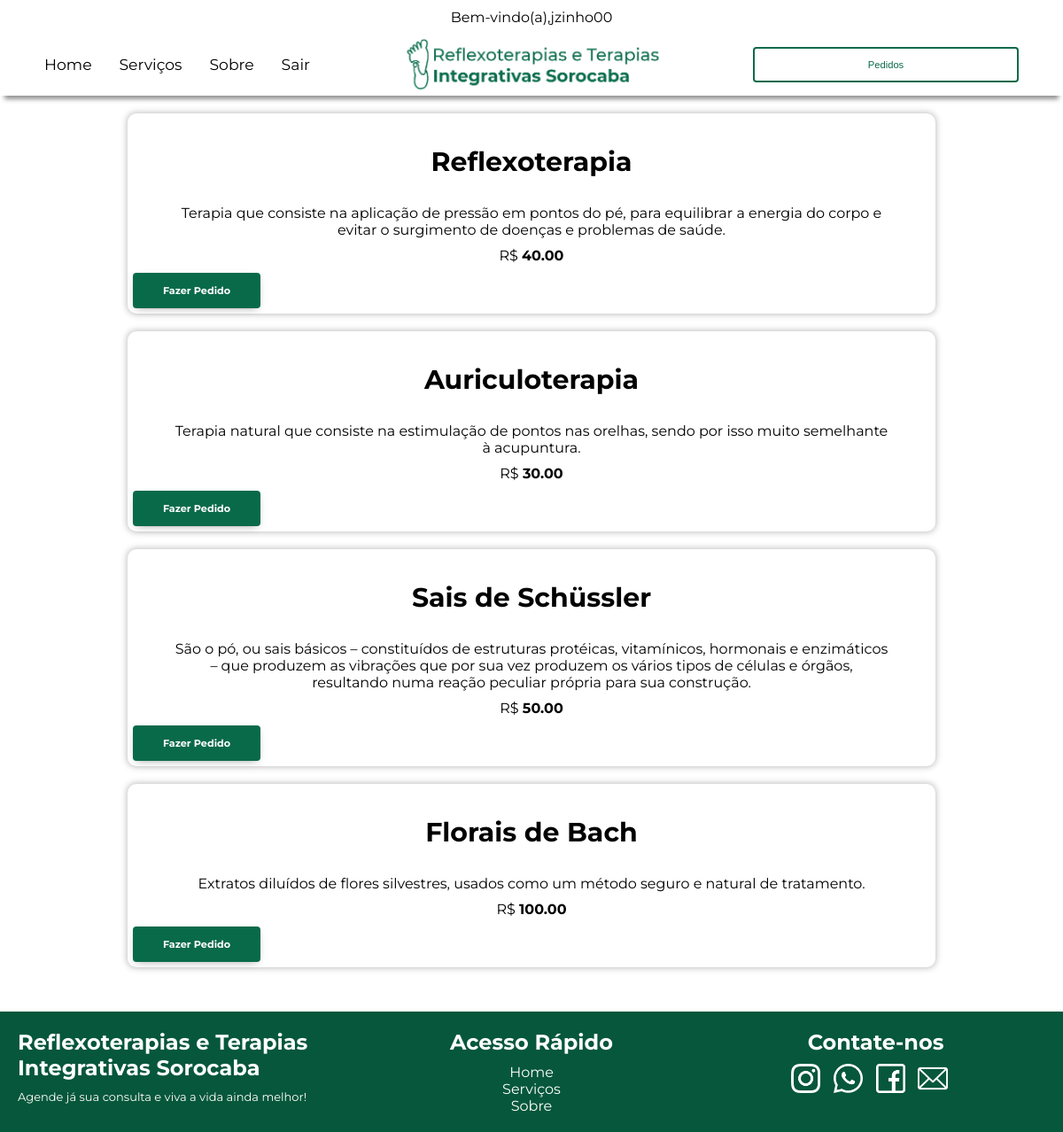
The app's page /servicos.php (signed in) with its own data.
### tables this page shows
CREATE TABLE `servicos` (
  `id_servico` int(11) NOT NULL,
  `nomeServico` varchar(255) NOT NULL,
  `descricao` text NOT NULL,
  `valor` decimal(7,2) NOT NULL
);

### servicos.php (the view, shortened to what this page needs)
<?php
include_once('script/conexao.php');
if (isset($_SESSION['user'])){
echo "<p>Bem-vindo(a),".$_SESSION['user']."</p>";
};
?>
<!DOCTYPE html>
<html lang="pt-br">
<head>
    <link rel="stylesheet" href="style/style.css">
</head>
<body>
<nav>
        <ul class="menu">
           <li><a href='index.php'>Home</a></li>
           <li><a href="servicos.php">Serviços</a></li>
           <li><a href='sobre.php'>Sobre</a></li>
           <?php
            if(isset($_SESSION['user'])) echo "<li><a href='sair.php'>Sair</a></li>";
           ?>
        </ul>
        <div id="divLogo"><img src="img/logogus.png" alt="" id="logo"></div>
        <?php
        if(empty($_SESSION['user'])){
            echo "<button class='login'><a href='login.php'>Login</a></button>";
        }else{
           echo "<button class='login-on'><a href='pedidos.php'>Pedidos</a></button>";
        };
         ?>
   </nav>
   <?php
$query = "SELECT * FROM servicos";
$validandoQuery = mysqli_query($conexao, $query);
while($row = mysqli_fetch_array($validandoQuery)){
   echo "<div class='card'>
            <h1>".$row['nomeServico']."</h1>
            <p>".$row['descricao']."</p>
            <p>R$ <b>".$row['valor']."</b></p>
            <a href='novoPedido.php'><button class='login'>Fazer Pedido</button></a>
         </div>";
      }
   ?>
   <footer>
         <div class="pt1">
            <h2>Reflexoterapias e Terapias Integrativas Sorocaba</h3>
            <p>Agende já sua consulta e viva a vida ainda melhor!</p>
         </div>
         <div class="pt2">
            <h2>Acesso Rápido</h2>
            <ul>
               <a href="index.php"><li>Home</li></a>
               <a href="servicos.php"><li>Serviços</li></a>
               <a href="sobre.php"><li>Sobre</li></a>
            </ul>
         </div>
         <div class="pt3">
            <h2>Contate-nos</h2>
            <div class="icons">
               <a href="https://www.instagram.com/terapiasintegrativasorocaba/"><img src="img/instagram.png" alt="" class="icon-link"></a>
               <a href="https://api.whatsapp.com/send?phone=5515996898161"><img src="img/whatsapp.png" alt="" class="icon-link"></a>
               <a href="https://www.facebook.com/Reflexoterapia-e-Terapias-Integrativas-Sorocaba-626355597815833"><img src="img/facebook.png" alt="" class="icon-link"></a>
               <a href="mailto:mcftintegrativas@gmail.com"><img src="img/mail.png" alt="" class="icon-link"></a>
            </div>
         </div>
   </footer>
</body>
</html>

### style/style.css (style rules this page uses)
* { margin: 0; padding: 0; }
body { font-family: 'montserrat', sans-serif; }
nav { display: flex; justify-content: space-around; align-items: center; -webkit-box-shadow: 0px 9px 5px -5px rgba(0,0,0,0.43); -moz-box-shadow: 0px 9px 5px -5px rgba(0,0,0,0.43); box-shadow: 0px 9px 5px -5px rgba(0,0,0,0.43); height: auto 100px ; }
a { text-decoration: none; }
.menu { display: flex; width: 25vw; justify-content: space-between; }
.menu li, .menu { font-size: clamp(0.6em, 0.6em + 0.6vw, 2em); font-family: 'montserrat', sans-serif; text-decoration: none; }
.menu li { display: inline; border-bottom: 2px solid #096a4a00; }
.menu li a { text-decoration: none; color:#000; }
#divLogo { width: 30%; min-width: 200px; max-width: 300px; }
#logo { width: 100%; }
.login, .btn-pedido { padding: 0.5em; width: 12vw; height: 40px; text-align: center; font-size: clamp(0.2em, 0.4em + 0.4vw, 2em); font-family: montserrat; font-weight: bold; border: 2px solid rgba(133, 7, 7, 0); border-radius: 4px; background-color: #096a49; color: #fff; -webkit-box-shadow: 0px 3px 9px -5px rgba(0,0,0,0.43); -moz-box-shadow: 0px 3px 9px -5px rgba(0,0,0,0.43); box-shadow: 0px 3px 9px -4px rgba(0,0,0,0.43); }
.login-on a { color:#096a49; text-decoration: none; }
.login-on { width: 25vw; height: 40px; padding: 0.5em; font-size: clamp(0.2em, 0.4em + 0.4vw, 2em); background-color: rgba(255, 255, 255, 0); border: 2px solid #096a49; border-radius: 4px; }
h1 { font-size: 30px; margin-top: 30px; margin-bottom: 30px; text-align: center; }
p { text-align: center; margin: 10px 5%; }
footer { display: flex; background-color: #06573c; margin-top: 50px; height: 340px auto; padding: 20px; }
.pt1 { width: 33%; color: #fff; margin-right: 0.5%; }
.pt1 h2 { font-size: 24px; }
.pt1 p { text-align: left; margin: 0; margin-top: 10px; font-size: 13px; }
.pt2 { width: 33%; text-align: center; color: white; margin-right: 0.5%; }
.pt2 ul { list-style: none; text-align: center; margin-top: 10px; }
.pt2 a { color: #fff; text-decoration: none; }
.pt3 { width: 33%; color: #fff; }
.pt3 h2 { text-align: center; }
.icons { width: 50%; display: flex; margin: auto; margin-top: 10px; }
.icon-link { width: 70%; }
.card { width: 75%; margin: auto; margin-top: 20px; height: 40px auto; background-color: rgba(240, 248, 255, 0); border-radius: 10px; -webkit-box-shadow: 0px 0px 11px 1px rgba(0,0,0,0.46); box-shadow: 0px 0px 7px 1px rgba(0,0,0,0.25); border: 1px solid rgba(255, 255, 255, 0); padding: 5px; }

### records on screen
servicos: nomeServico "Reflexoterapia", descricao "Terapia que consiste na aplicação de pressão em pontos do pé, para equilibrar a energia do corpo e evitar o surgimento de doenças e problemas de saúde.", valor "40.00"
servicos: nomeServico "Auriculoterapia", descricao "Terapia natural que consiste na estimulação de pontos nas orelhas, sendo por isso muito semelhante à acupuntura.", valor "30.00"
servicos: nomeServico "Sais de Schüssler", descricao "São o pó, ou sais básicos – constituídos de estruturas protéicas, vitamínicos, hormonais e enzimáticos – que produzem as vibrações que por sua vez produzem os vários tipos de células e órgãos, resultando numa reação peculiar própria para sua construção.", valor "50.00"
servicos: nomeServico "Florais de Bach", descricao "Extratos diluídos de flores silvestres, usados como um método seguro e natural de tratamento.", valor "100.00"

### other values on screen
$_SESSION['user'] "jzinho00"
